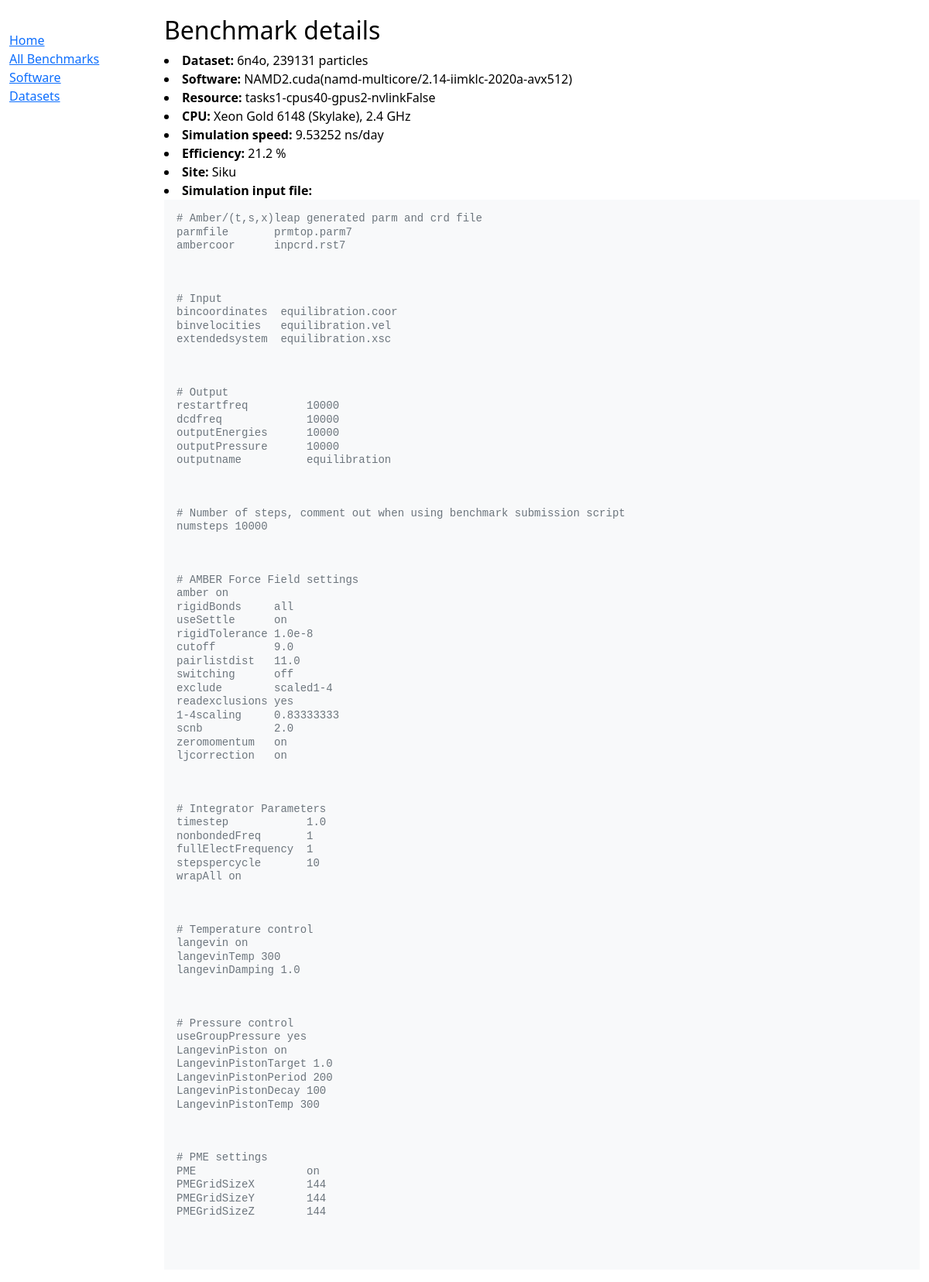
The app's page /mdbench/benchmark/6, older data.
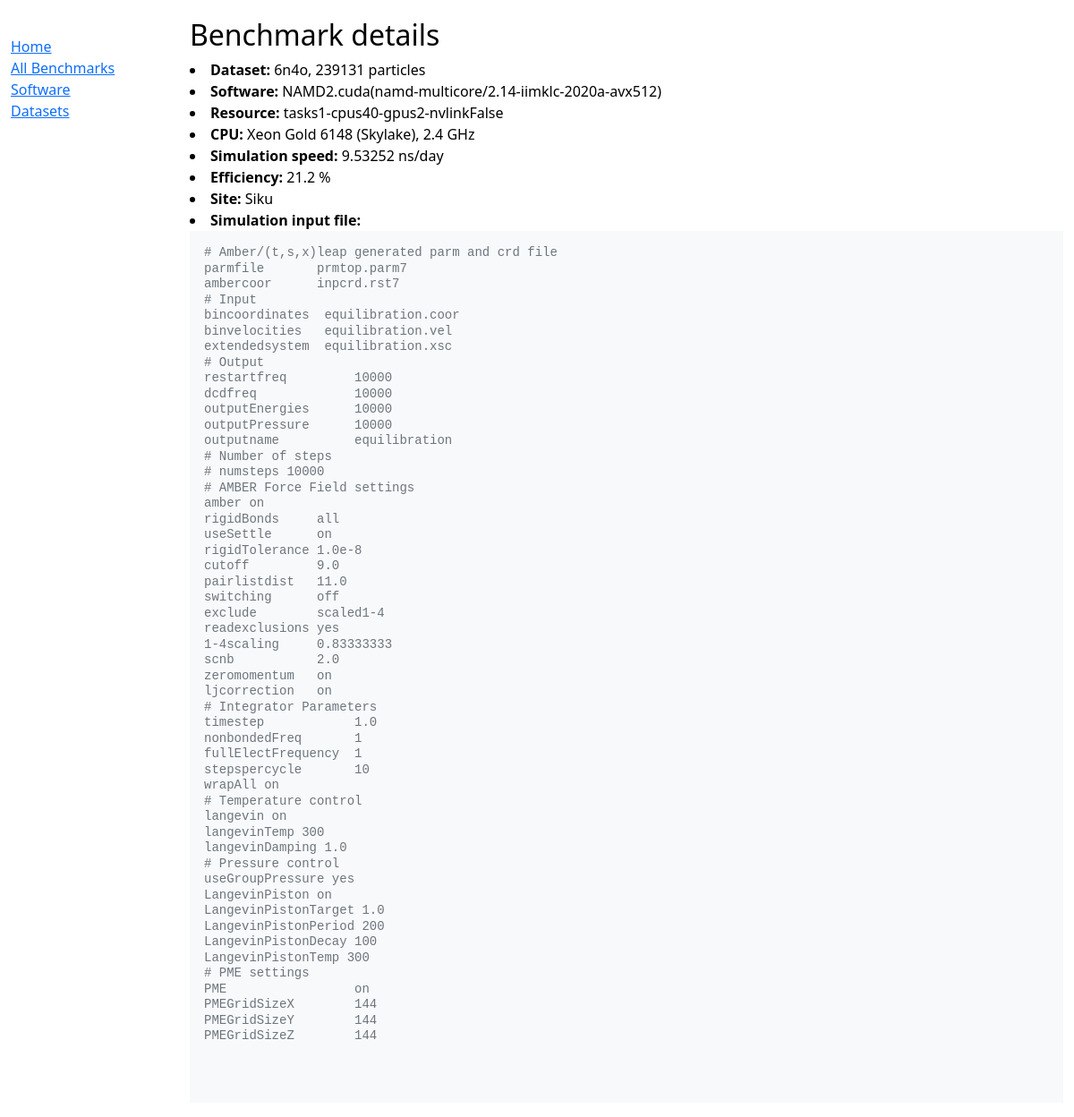
The same page, newer data.
### mdbench/models.py (models this page shows, shortened)
class BenchmarkInstance(models.Model):
    class Meta:
        verbose_name_plural = "4. Parallel Benchmarks"
    benchmark = models.ForeignKey('Benchmark', on_delete=models.RESTRICT, null=True)
    software = models.ForeignKey('Software', on_delete=models.RESTRICT, null=True)
    simulation_input = models.ForeignKey('SimulationInput', on_delete=models.RESTRICT, null=True)
    cpu = models.ForeignKey('CPU', on_delete=models.RESTRICT, null=True)
    gpu = models.ForeignKey('GPU', on_delete=models.RESTRICT, blank=True, null=True)
    resource = models.ForeignKey('Resource', on_delete=models.RESTRICT, null=True)
    rate_min = models.FloatField(help_text='Simulation speed, ns/day')
    rate_max = models.FloatField(help_text='Simulation speed, ns/day')
    serial = models.ForeignKey('SerialBenchmarkInstance', on_delete=models.RESTRICT, null=True)
    cpu_efficiency = models.FloatField(help_text='Efficiency, %')
    site = models.ForeignKey('Site', on_delete=models.RESTRICT, null=True)

class SerialBenchmarkInstance(models.Model):
    class Meta:
        verbose_name_plural = "3. Serial Benchmarks"
    benchmark = models.ForeignKey('Benchmark', on_delete=models.RESTRICT, null=True)
    software = models.ForeignKey('Software', on_delete=models.RESTRICT, null=True)
    simulation_input = models.ForeignKey('SimulationInput', on_delete=models.RESTRICT, null=True)
    cpu = models.ForeignKey('CPU', on_delete=models.RESTRICT, null=True)
    gpu = models.ForeignKey('GPU', on_delete=models.RESTRICT, blank=True, null=True)
    rate_min = models.FloatField(help_text='Simulation speed, ns/day')
    rate_max = models.FloatField(help_text='Simulation speed, ns/day')
    site = models.ForeignKey('Site', on_delete=models.RESTRICT, null=True)

class SimulationInput(models.Model):
    class Meta:
        verbose_name_plural = "5. Simulation input files"
    benchmark = models.ForeignKey('Benchmark', on_delete=models.RESTRICT, null=True)
    software = models.ForeignKey('Software', on_delete=models.RESTRICT, null=True)
    input = models.TextField()

class Benchmark(models.Model):
    class Meta:
        verbose_name_plural = "1. Test Systems"
    name = models.CharField(max_length=100, help_text='Enter a benchmark name')
    natoms = models.IntegerField()
    description = models.TextField()
    def __str__(self):
        return f'{self.name}, {self.natoms} particles'

class Software(models.Model):
    class Meta:
        verbose_name_plural = "2. MD Engines"
    name = models.CharField(max_length=100, help_text='Enter a software name (e.g. NAMD)')
    module = models.CharField(max_length=100, help_text='Enter a module name')
    module_version = models.CharField(max_length=100, help_text='Enter a module version')
    toolchain = models.CharField(max_length=100, help_text='Enter a toolchain name')
    toolchain_version = models.CharField(max_length=100, help_text='Enter a toolchain version')
    instruction_set = models.CharField(max_length=100, help_text='Enter CPU instruction set (avx2/avx512)')
    example_submission  = models.TextField()
    benchmark_submission = models.TextField()
    def __str__(self):
        return f'{self.name}({self.module}/{self.module_version}-{self.toolchain}-{self.toolchain_version}-{self.instruction_set})'

class Resource(models.Model):
    class Meta:
        verbose_name_plural = "6. Computing Resources"
    ncpu = models.IntegerField()
    ntasks = models.IntegerField()
    ngpu = models.IntegerField()
    nvlink = models.BooleanField()
    def __str__(self):
        return f'tasks{self.ntasks}-cpus{self.ncpu}-gpus{self.ngpu}-nvlink{self.nvlink}'

class CPU(models.Model):
    class Meta:
        verbose_name_plural = "7. CPU Types"
    name = models.CharField(max_length=100, help_text='Enter a CPU name (e.g. Xeon)')
    model = models.CharField(max_length=100, help_text='Enter a CPU model (e.g. E5-2683 v4)')
    codename = models.CharField(max_length=100, help_text='Enter a CPU codename (e.g. Broadwell)')
    frequency = models.FloatField()
    def __str__(self):
        return f'{self.name} {self.model} ({self.codename}), {self.frequency} GHz'

class Site(models.Model):
    class Meta:
        verbose_name_plural = "9. CC Sites"
    name = models.CharField(max_length=100, help_text='Enter a site name (e.g. Cedar)')
    def __str__(self):
        return f'{self.name}'

### mdbench/views.py (the view)
# urls.py: path('benchmark/<int:pk>', views.BenchmarkDetailView.as_view(), name='benchmark-detail'),
class BenchmarkDetailView(generic.DetailView):
    model = BenchmarkInstance

### mdbench/templates/mdbench/benchmarkinstance_detail.html
{% extends "base_generic.html" %}
{% load pygmentify %}
{% block content %}
{% pygment %}
<h2>Benchmark details</h2>
<ul>
  <li><strong>Dataset:</strong></strong> {{ benchmarkinstance.benchmark }}</li>
  <li><strong>Software:</strong> {{ benchmarkinstance.software }}</li>
  <li><strong>Resource:</strong> {{ benchmarkinstance.resource }}</li>
  <li><strong>CPU:</strong> {{ benchmarkinstance.cpu }}</li>
  <li><strong>Simulation speed:</strong> {{ benchmarkinstance.rate_max }} ns/day</li>
  <li><strong>Efficiency:</strong> {{ benchmarkinstance.cpu_efficiency }} %</li>
  <li><strong>Site:</strong> {{ benchmarkinstance.site }}</li>
  <li><strong>Simulation input file:</strong><div class='p-3 mb-0 bg-light text-secondary'><pre lang="tcl">{{ benchmarkinstance.serial.simulation_input.input | linebreaks }} </pre></div></li>
</ul>
{% endpygment %}
{% endblock %}

Row changes from the older to the newer data that the page shows:
changed through a linked row, BenchmarkInstance "6n4o, 239131 particles": serial.simulation_input.input "…equilibration # Number of steps, comment out when using benchmark submission script numsteps 10000 # AMBER…" → "…equilibration # Number of steps # numsteps 10000 # AMBER…"
